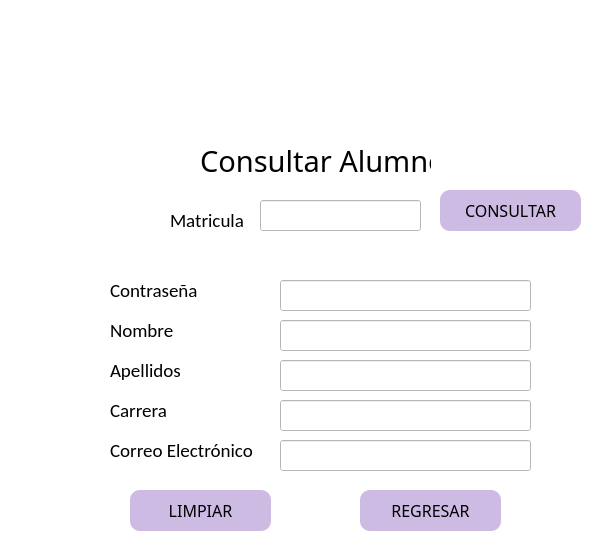
<?xml version="1.0" encoding="UTF-8"?>
<ui version="4.0">
 <class>MainWindow</class>
 <widget class="QMainWindow" name="MainWindow">
  <property name="geometry">
   <rect>
    <x>0</x>
    <y>0</y>
    <width>599</width>
    <height>557</height>
   </rect>
  </property>
  <property name="windowTitle">
   <string>MainWindow</string>
  </property>
  <property name="styleSheet">
   <string notr="true">background-color: rgb(255, 255, 255);</string>
  </property>
  <widget class="QWidget" name="centralwidget">
   <widget class="QLineEdit" name="lineEdit_matricula">
    <property name="geometry">
     <rect>
      <x>260</x>
      <y>200</y>
      <width>161</width>
      <height>31</height>
     </rect>
    </property>
    <property name="font">
     <font>
      <pointsize>10</pointsize>
     </font>
    </property>
    <property name="styleSheet">
     <string notr="true">QLineEdit{
border: .5px solid
}
</string>
    </property>
   </widget>
   <widget class="QLabel" name="label_7">
    <property name="geometry">
     <rect>
      <x>170</x>
      <y>210</y>
      <width>81</width>
      <height>20</height>
     </rect>
    </property>
    <property name="font">
     <font>
      <family>Calibri</family>
      <pointsize>14</pointsize>
     </font>
    </property>
    <property name="text">
     <string>Matricula</string>
    </property>
   </widget>
   <widget class="QPushButton" name="pbConsultarA">
    <property name="geometry">
     <rect>
      <x>440</x>
      <y>190</y>
      <width>141</width>
      <height>41</height>
     </rect>
    </property>
    <property name="font">
     <font>
      <family>Dubai Medium</family>
      <pointsize>12</pointsize>
     </font>
    </property>
    <property name="styleSheet">
     <string notr="true">QPushButton{

	background-color:rgb(205, 187, 227);
	border-radius:10px;
	border:10px;
}


QPushButton:hover{
background-color: rgb(170, 255, 127);
	border-radius:10px;
	border: 10px;
}</string>
    </property>
    <property name="text">
     <string>CONSULTAR</string>
    </property>
   </widget>
   <widget class="QPushButton" name="pbLimpiar_alumno">
    <property name="geometry">
     <rect>
      <x>130</x>
      <y>490</y>
      <width>141</width>
      <height>41</height>
     </rect>
    </property>
    <property name="font">
     <font>
      <family>Dubai Medium</family>
      <pointsize>12</pointsize>
     </font>
    </property>
    <property name="styleSheet">
     <string notr="true">QPushButton{

	background-color:rgb(205, 187, 227);
	border-radius:10px;
	border:10px;
}


QPushButton:hover{
background-color: rgb(170, 255, 127);
	border-radius:10px;
	border: 10px;
}</string>
    </property>
    <property name="text">
     <string>LIMPIAR</string>
    </property>
   </widget>
   <widget class="QLabel" name="label">
    <property name="geometry">
     <rect>
      <x>200</x>
      <y>140</y>
      <width>231</width>
      <height>41</height>
     </rect>
    </property>
    <property name="font">
     <font>
      <family>Segoe MDL2 Assets</family>
      <pointsize>22</pointsize>
     </font>
    </property>
    <property name="text">
     <string>Consultar Alumno</string>
    </property>
   </widget>
   <widget class="QPushButton" name="pbRegresar_alumno">
    <property name="geometry">
     <rect>
      <x>360</x>
      <y>490</y>
      <width>141</width>
      <height>41</height>
     </rect>
    </property>
    <property name="font">
     <font>
      <family>Dubai Medium</family>
      <pointsize>12</pointsize>
     </font>
    </property>
    <property name="styleSheet">
     <string notr="true">QPushButton{

	background-color:rgb(205, 187, 227);
	border-radius:10px;
	border:10px;
}


QPushButton:hover{
background-color: rgb(170, 255, 127);
	border-radius:10px;
	border: 10px;
}</string>
    </property>
    <property name="text">
     <string>REGRESAR</string>
    </property>
   </widget>
   <widget class="QLabel" name="label_2">
    <property name="geometry">
     <rect>
      <x>60</x>
      <y>10</y>
      <width>491</width>
      <height>101</height>
     </rect>
    </property>
    <property name="styleSheet">
     <string notr="true"/>
    </property>
    <property name="text">
     <string/>
    </property>
    <property name="pixmap">
     <pixmap>../imagenes/Logo.png</pixmap>
    </property>
    <property name="scaledContents">
     <bool>true</bool>
    </property>
   </widget>
   <widget class="QLineEdit" name="lineEdit_contrasena">
    <property name="enabled">
     <bool>false</bool>
    </property>
    <property name="geometry">
     <rect>
      <x>280</x>
      <y>280</y>
      <width>251</width>
      <height>31</height>
     </rect>
    </property>
    <property name="font">
     <font>
      <pointsize>10</pointsize>
     </font>
    </property>
    <property name="styleSheet">
     <string notr="true">QLineEdit{
border: .5px solid
}
</string>
    </property>
   </widget>
   <widget class="QLineEdit" name="lineEdit_correo">
    <property name="enabled">
     <bool>false</bool>
    </property>
    <property name="geometry">
     <rect>
      <x>280</x>
      <y>440</y>
      <width>251</width>
      <height>31</height>
     </rect>
    </property>
    <property name="font">
     <font>
      <pointsize>10</pointsize>
     </font>
    </property>
    <property name="styleSheet">
     <string notr="true">QLineEdit{
border: .5px solid
}
</string>
    </property>
   </widget>
   <widget class="QLabel" name="label_5">
    <property name="geometry">
     <rect>
      <x>110</x>
      <y>360</y>
      <width>81</width>
      <height>20</height>
     </rect>
    </property>
    <property name="font">
     <font>
      <family>Calibri</family>
      <pointsize>14</pointsize>
     </font>
    </property>
    <property name="text">
     <string>Apellidos</string>
    </property>
   </widget>
   <widget class="QLabel" name="label_3">
    <property name="geometry">
     <rect>
      <x>110</x>
      <y>280</y>
      <width>111</width>
      <height>20</height>
     </rect>
    </property>
    <property name="font">
     <font>
      <family>Calibri</family>
      <pointsize>14</pointsize>
     </font>
    </property>
    <property name="text">
     <string>Contraseña</string>
    </property>
   </widget>
   <widget class="QLabel" name="label_6">
    <property name="geometry">
     <rect>
      <x>110</x>
      <y>400</y>
      <width>151</width>
      <height>20</height>
     </rect>
    </property>
    <property name="font">
     <font>
      <family>Calibri</family>
      <pointsize>14</pointsize>
     </font>
    </property>
    <property name="text">
     <string>Carrera</string>
    </property>
   </widget>
   <widget class="QLineEdit" name="lineEdit_carrera">
    <property name="enabled">
     <bool>false</bool>
    </property>
    <property name="geometry">
     <rect>
      <x>280</x>
      <y>400</y>
      <width>251</width>
      <height>31</height>
     </rect>
    </property>
    <property name="font">
     <font>
      <pointsize>10</pointsize>
     </font>
    </property>
    <property name="styleSheet">
     <string notr="true">QLineEdit{
border: .5px solid
}
</string>
    </property>
   </widget>
   <widget class="QLabel" name="label_4">
    <property name="geometry">
     <rect>
      <x>110</x>
      <y>440</y>
      <width>151</width>
      <height>20</height>
     </rect>
    </property>
    <property name="font">
     <font>
      <family>Calibri</family>
      <pointsize>14</pointsize>
     </font>
    </property>
    <property name="text">
     <string>Correo Electrónico</string>
    </property>
   </widget>
   <widget class="QLineEdit" name="lineEdit_nombre">
    <property name="enabled">
     <bool>false</bool>
    </property>
    <property name="geometry">
     <rect>
      <x>280</x>
      <y>320</y>
      <width>251</width>
      <height>31</height>
     </rect>
    </property>
    <property name="font">
     <font>
      <pointsize>10</pointsize>
     </font>
    </property>
    <property name="styleSheet">
     <string notr="true">QLineEdit{
border: .5px solid
}
</string>
    </property>
   </widget>
   <widget class="QLineEdit" name="lineEdit_apellidos">
    <property name="enabled">
     <bool>false</bool>
    </property>
    <property name="geometry">
     <rect>
      <x>280</x>
      <y>360</y>
      <width>251</width>
      <height>31</height>
     </rect>
    </property>
    <property name="font">
     <font>
      <pointsize>10</pointsize>
     </font>
    </property>
    <property name="styleSheet">
     <string notr="true">QLineEdit{
border: .5px solid
}
</string>
    </property>
   </widget>
   <widget class="QLabel" name="label_nombre">
    <property name="geometry">
     <rect>
      <x>110</x>
      <y>320</y>
      <width>111</width>
      <height>20</height>
     </rect>
    </property>
    <property name="font">
     <font>
      <family>Calibri</family>
      <pointsize>14</pointsize>
     </font>
    </property>
    <property name="text">
     <string>Nombre</string>
    </property>
   </widget>
  </widget>
 </widget>
 <tabstops>
  <tabstop>lineEdit_matricula</tabstop>
  <tabstop>pbConsultarA</tabstop>
  <tabstop>pbLimpiar_alumno</tabstop>
 </tabstops>
 <resources/>
 <connections/>
</ui>
